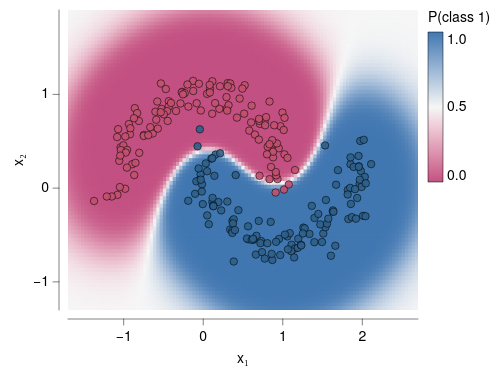

Express this chart as Vega-Lite.
### Vega-Lite specification from a JSON file in a GitHub repository (floating-point values rounded to 4 significant figures; data arrays with more than 128 entries replaced by an {"elided": "..."} marker saying what was removed)
{"background": null, "config": {"arc": {"fill": "#DBDBDB", "fillOpacity": 1.0, "innerRadius": 37.5, "padAngle": 0.03, "stroke": "black", "strokeOpacity": 1, "strokeWidth": 0.25}, "area": {"fill": "#DBDBDB", "fillOpacity": 1.0, "stroke": "black", "strokeOpacity": 1, "strokeWidth": 0.25}, "axis": {"domain": true, "domainCap": "round", "domainColor": "black", "domainWidth": 0.25, "grid": false, "gridCap": "round", "gridColor": "#F1F1F1", "gridDash": [0, 0], "gridOpacity": 1.0, "gridWidth": 0.25, "labelColor": "black", "labelFont": "Helvetica Neue", "labelFontSize": 7, "labelFontStyle": "normal", "labelFontWeight": 400, "offset": 4.5, "ticks": true, "tickCap": "round", "tickColor": "black", "tickRound": false, "tickSize": 3, "tickWidth": 0.25, "titleColor": "black", "titleFont": "Helvetica Neue", "titleFontSize": 7, "titleFontStyle": "normal", "titleFontWeight": 400}, "axisX": {"domain": true, "labelAlign": "center", "labelAngle": 0, "labels": true, "ticks": true, "translate": 0}, "axisY": {"domain": true, "labelAlign": "right", "labelAngle": 0, "labels": true, "ticks": true, "translate": 0}, "axisRight": {"domain": true, "labelAlign": "left", "labelAngle": 0, "labels": true, "ticks": true, "translate": 0}, "axisTop": {"domain": true, "labelAlign": "center", "labelAngle": 0, "labels": true, "ticks": true, "translate": 0}, "axisBand": {"tickOffset": 0}, "bar": {"fill": "#DBDBDB", "fillOpacity": 1.0, "stroke": "black", "strokeOpacity": 1, "strokeWidth": 0.25}, "boxplot": {"size": 13.5, "ticks": {"cornerRadius": 0.25, "fill": "black", "opacity": 1, "size": 6.75, "thickness": 0.25}, "box": {"fillOpacity": 1.0, "stroke": "black", "strokeOpacity": 1, "strokeWidth": 0.25}, "median": {"cornerRadius": 0, "fill": "black", "fillOpacity": 1.0, "opacity": 1, "size": 13.5, "thickness": 0.25}, "rule": {"fill": "black", "fillOpacity": 1.0, "size": 15.0, "stroke": "black", "strokeDash": [0, 0], "strokeOpacity": 1, "strokeWidth": 0.25}, "outliers": {"color": "black", "fill": "black", "fillOpacity": 1.0, "size": 0, "stroke": "black", "strokeOpacity": 1, "strokeWidth": 0.25}}, "circle": {"fill": "black", "fillOpacity": 1.0, "size": 0.75, "stroke": null, "strokeOpacity": 1, "strokeWidth": 0.25}, "errorband": {"band": {"fillOpacity": 0.6, "stroke": null, "strokeWidth": 0.25, "strokeOpacity": 1}, "borders": {"opacity": 0, "strokeOpacity": 0.25, "strokeWidth": 1}}, "errorbar": {"opacity": 1, "rule": {"strokeDash": [0, 0], "strokeWidth": 0.25}, "ticks": {"color": "black", "cornerRadius": 0.125, "opacity": 1, "size": 9.0, "thickness": 0.25}, "thickness": 0.25}, "font": "Helvetica Neue", "geoshape": {"fill": "#DBDBDB", "fillOpacity": 1.0, "stroke": "black", "strokeOpacity": 1, "strokeWidth": 0.25}, "header": {"labelColor": "black", "labelFont": "Helvetica Neue", "labelFontSize": 7, "labelFontStyle": "normal", "labelFontWeight": 400, "titleColor": "black", "titleFont": "Helvetica Neue", "titleFontSize": 7, "titleFontStyle": "normal", "titleFontWeight": 400, "titlePadding": 0}, "legend": {"disable": false, "offset": 4.5, "titlePadding": 4, "labelOffset": 2, "gradientLabelOffset": 2, "gradientLength": 75.0, "gradientThickness": 7.5, "gradientOpacity": 1.0, "gradientStrokeColor": "black", "gradientStrokeWidth": 0.25, "labelColor": "black", "labelFont": "Helvetica Neue", "labelFontSize": 7, "labelFontStyle": "normal", "labelFontWeight": 400, "strokeColor": "black", "strokeWidth": 0, "symbolSize": 42, "symbolStrokeColor": "black", "symbolStrokeWidth": 0.25, "titleColor": "black", "titleFont": "Helvetica Neue", "titleFontSize": 7, "titleFontStyle": "normal", "titleFontWeight": 400}, "line": {"color": "black", "stroke": "black", "strokeCap": "round", "strokeDash": [0, 0], "strokeOpacity": 1, "strokeWidth": 0.375}, "point": {"filled": true, "fill": "#DBDBDB", "fillOpacity": 1.0, "size": 7.5, "stroke": "black", "strokeOpacity": 1, "strokeWidth": 0.25}, "range": {"category": ["#C6D9F1", "#F1C9CB", "#FEF0B9", "#CEE37A", "#7AA8E0", "#E589A3", "#FDDD5D", "#68B961", "#4177B1", "#C35082", "#E5C227", "#438156"], "diverging": {"scheme": ["#C35082", "#CE6D94", "#D989A7", "#E2A4BA", "#EABFCE", "#F1DBE2", "#F6F6F6", "#D7E0EB", "#B9CBE0", "#9BB6D5", "#7DA1C9", "#5F8CBD", "#4177B1"]}, "heatmap": {"scheme": ["#32022B", "#43044D", "#4C196E", "#4D338C", "#484DA6", "#3A68BB", "#1D83CA", "#1D9CCB", "#23B5C9", "#28CDC5", "#4DE0B4", "#91EE9F"]}, "ordinal": {"scheme": ["#F1F1F1", "#DBDBDB", "#C6C6C6", "#B2B2B2", "#9D9D9D", "#898989", "#767676", "#636363", "#515151", "#404040", "#2F2F2F", "#1F1F1F"]}, "ramp": {"scheme": ["#32022B", "#43044D", "#4C196E", "#4D338C", "#484DA6", "#3A68BB", "#1D83CA", "#1D9CCB", "#23B5C9", "#28CDC5", "#4DE0B4", "#91EE9F"]}}, "rule": {"color": "black", "stroke": "black", "strokeCap": "round", "strokeDash": [2, 2], "strokeOpacity": 1, "strokeWidth": 0.25}, "scale": {"bandPaddingInner": 0.1, "bandPaddingOuter": 0.1, "round": false}, "rect": {"fill": "#DBDBDB", "fillOpacity": 1.0, "stroke": "black", "strokeOpacity": 1, "strokeWidth": 0.25}, "square": {"fill": "#DBDBDB", "fillOpacity": 1.0, "size": 15.0, "stroke": "black", "strokeOpacity": 1, "strokeWidth": 0.25}, "text": {"color": "black", "font": "Helvetica Neue", "fontSize": 7, "fontStyle": "normal", "fontWeight": 400}, "tick": {"color": "black", "cornerRadius": 0.125, "opacity": 1.0, "size": 13.5, "thickness": 0.25}, "title": {"anchor": "middle", "frame": "group", "color": "black", "font": "Helvetica Neue", "fontSize": 7, "fontStyle": "normal", "fontWeight": 400, "subtitleColor": "black", "subtitleFont": "Helvetica Neue", "subtitleFontSize": "Helvetica Neue", "subtitleFontStyle": "normal", "subtitleFontWeight": 400}, "trail": {"color": "black", "opacity": 1, "size": 0.375}, "view": {"continuousWidth": 175, "continuousHeight": 150, "discreteWidth": 175, "discreteHeight": 150, "fill": null, "stroke": null, "strokeWidth": 0.25}}, "layer": [{"data": {"name": "data-a8b8d0997e4843145741a87417fa5c85"}, "mark": {"type": "rect", "clip": true, "stroke": null}, "encoding": {"color": {"field": "p", "scale": {"domainMid": 0.5}, "title": "P(class 1)", "type": "quantitative"}, "x": {"field": "x0", "scale": {"domain": [-1.7, 2.7], "nice": false}, "title": "x₁", "type": "quantitative"}, "x2": {"field": "x1"}, "y": {"field": "y0", "scale": {"domain": [-1.3, 1.9], "nice": false}, "title": "x₂", "type": "quantitative"}, "y2": {"field": "y1"}}}, {"data": {"name": "data-5986bbc1ae9793c3c74c3ebbb64d95b1"}, "mark": {"type": "circle", "opacity": 0.9, "size": 14, "stroke": "black", "strokeWidth": 0.3}, "encoding": {"color": {"field": "class", "legend": null, "scale": {"range": ["#C2506E", "#2C5F8A"]}, "type": "nominal"}, "x": {"field": "x", "type": "quantitative"}, "y": {"field": "y", "type": "quantitative"}}}], "$schema": "https://vega.github.io/schema/vega-lite/v6.4.1.json", "datasets": {"data-a8b8d0997e4843145741a87417fa5c85": {"elided": "8640 records"}, "data-5986bbc1ae9793c3c74c3ebbb64d95b1": {"elided": "240 records"}}}
